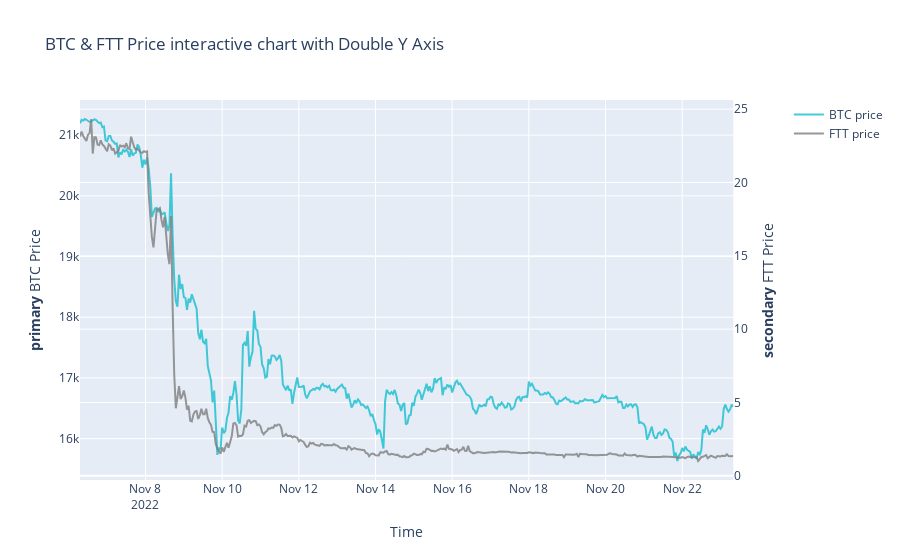

Write notebook code for a chart like this one.
### Code cell
import plotly.graph_objs as go
# from plotly import chart_studio
from plotly.offline import init_notebook_mode, iplot
init_notebook_mode(connected=True)
import plotly
import pandas as pd
import datetime as dt
import chart_studio.plotly as py
# import plotly.plotly as py
import plotly
import pandas as pd
import datetime as dt
import chart_studio.plotly as py
start_date = dt.datetime(2022, 11, 6).timestamp()
end_date = dt.datetime(2022, 11, 23).timestamp()
df1 = pd.read_csv("./data/price_data/BTC_price.csv")
df2 = pd.read_csv("./data/price_data/FTT_price.csv")

df1 = df1[df1['timestamp'] >= start_date]
df1 = df1[df1['timestamp'] <= end_date]
df1['timestamp'] = df1['timestamp'] //3600 * 3600
df1 = df1.groupby('timestamp').mean()
df1 = df1.reset_index()
df1.head()
df2 = df2[df2['timestamp'] >= start_date]
df2 = df2[df2['timestamp'] <= end_date]
df2['timestamp'] = df2['timestamp'] //3600 * 3600
df2 = df2.groupby('timestamp').mean()
df2 = df2.reset_index()
df2.head()


# df.index = pd.to_datetime(df.index, unit='s')
df = df1.merge(df2, on='timestamp')

df.index = pd.to_datetime(df['timestamp'], unit='s')
df.head()

import plotly.graph_objects as go
from plotly.subplots import make_subplots

# Create figure with secondary y-axis
fig = make_subplots(specs=[[{"secondary_y": True}]])
# Add traces
fig.add_trace(go.Scatter(
    x=df.index,
    y=df['close_x'],
    name = "BTC price",
    line = dict(color = '#17BECF'),
    opacity = 0.8
    ),secondary_y=False,)

fig.add_trace( go.Scatter(
    x=df.index,
    y=df['close_y'],
    name = "FTT price",
    line = dict(color = '#7F7F7F'),
    opacity = 0.8
    ),secondary_y=True,)

# Add figure title
fig.update_layout(
    title_text="BTC & FTT Price interactive chart with Double Y Axis"
)

# Set x-axis title
fig.update_xaxes(title_text="Time")

# Set y-axes titles
fig.update_yaxes(title_text="<b>primary</b> BTC Price", secondary_y=False)
fig.update_yaxes(title_text="<b>secondary</b> FTT Price", secondary_y=True)
fig.show()
plotly.offline.plot(fig, filename='./visualization/BTC & FTT Price interactive chart with Double Y Axis.html')

# fig = dict(data=data, layout=layout)
# iplot(fig, filename = "BTC & ETH Price Interactive Chart")
# plotly.offline.plot(fig, filename='Plotly_Stock.html')

### Figure 1 — Plotly figure (JSON) as saved in the notebook; plotly's stock layout.template omitted (floating-point values rounded to 4 significant figures; data arrays with more than 128 entries replaced by an {"elided": "..."} marker saying what was removed)
{"data": [{"line": {"color": "#17BECF"}, "name": "BTC price", "opacity": 0.8, "type": "scatter", "x": {"elided": "410 str values"}, "xaxis": "x", "y": {"elided": "410 float values"}, "yaxis": "y"}, {"line": {"color": "#7F7F7F"}, "name": "FTT price", "opacity": 0.8, "type": "scatter", "x": {"elided": "410 str values"}, "xaxis": "x", "y": {"elided": "410 float values"}, "yaxis": "y2"}], "layout": {"title": {"text": "BTC & FTT Price interactive chart with Double Y Axis"}, "xaxis": {"anchor": "y", "domain": [0, 0.94], "title": {"text": "Time"}}, "yaxis": {"anchor": "x", "domain": [0, 1], "title": {"text": "<b>primary</b> BTC Price"}}, "yaxis2": {"anchor": "x", "overlaying": "y", "side": "right", "title": {"text": "<b>secondary</b> FTT Price"}}}}
